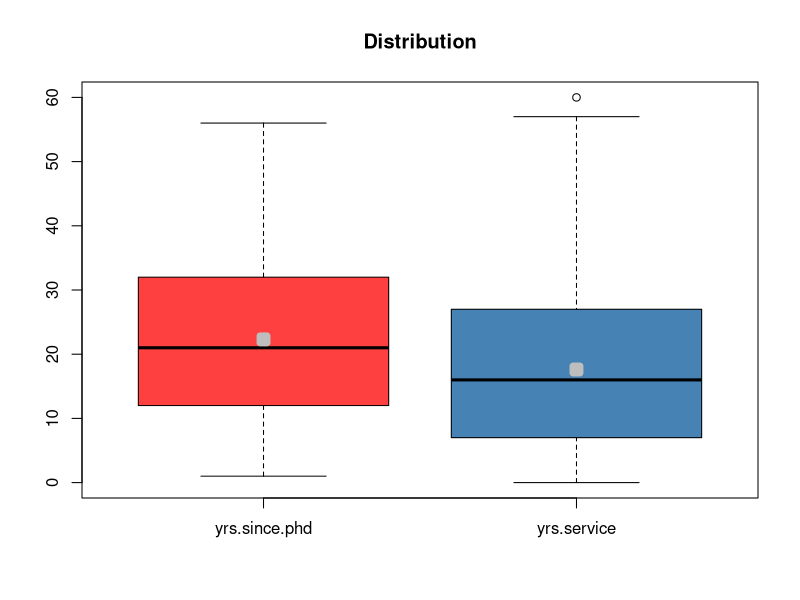
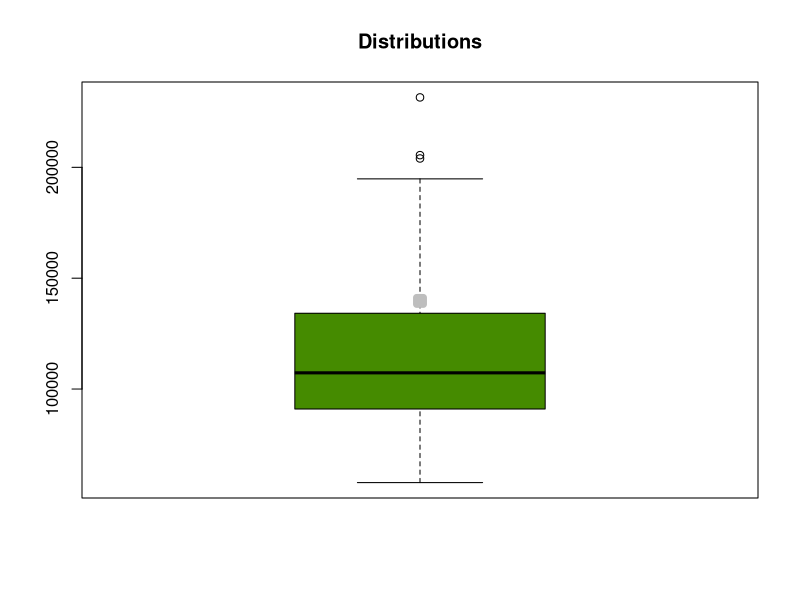
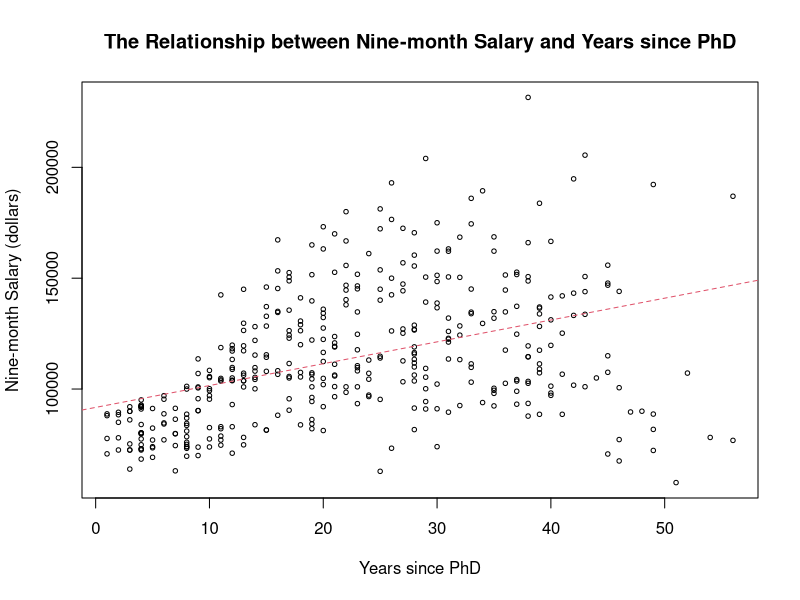
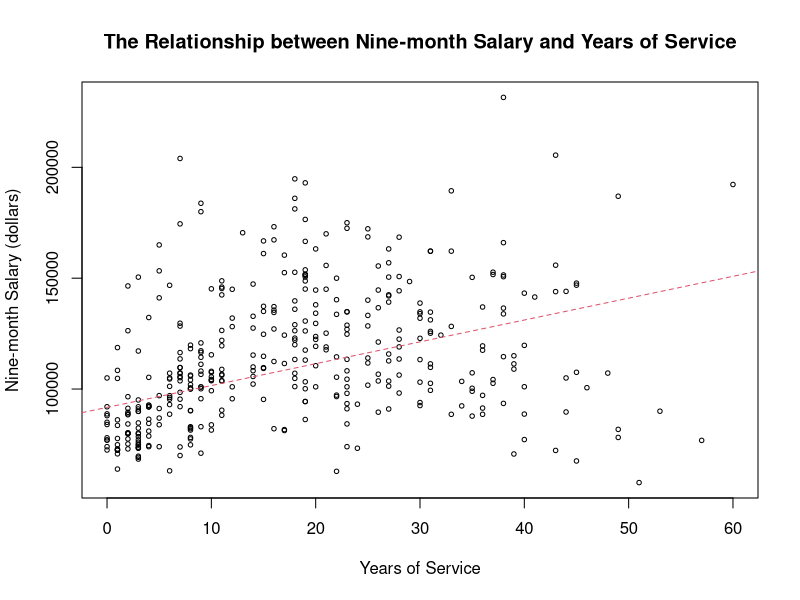

Here is the R script that generated these plots, in order:
## ---- chunk 1
library(carData)
library(tidyverse)
## ---- chunk 2
head(Salaries)
## ---- chunk 3
Salaries$salary
## ---- chunk 4
attach(Salaries)
## ---- chunk 5
salary
## ---- chunk 6
glimpse(Salaries)
## ---- chunk 7
summary(Salaries)
## ---- chunk 8
boxplot(Salaries[,3:4], col = c('brown1', 'steelblue'), main = "Distribution")
means <- sapply(Salaries[,3:4], mean)
points(means, col = "gray", pch = 22, lwd = 7)
## ---- chunk 9
boxplot(salary, col = c('chartreuse4'), main = "Distributions")
means <- sapply(salary, mean)
points(means, col = "gray", pch = 22, lwd = 7)
## ---- chunk 10
plot(salary ~ yrs.since.phd, cex =.6, main = "The Relationship between Nine-month Salary and Years since PhD", xlab = "Years since PhD", ylab = "Nine-month Salary (dollars)")

model1 <- lm(salary ~ yrs.since.phd)

abline(model1, lty = 2, col = 2)
## ---- chunk 11
summary(model1)
## ---- chunk 12
plot(salary ~ yrs.service, cex =.6, main = "The Relationship between Nine-month Salary and Years of Service", xlab = "Years of Service", ylab = "Nine-month Salary (dollars)")

model2 <- lm(salary ~ yrs.service)

abline(model1, lty = 2, col = 2)
## ---- chunk 13
summary(model2)
## ---- chunk 14
mr_model <- lm(salary ~ yrs.since.phd + yrs.service)
summary(mr_model)
## ---- chunk 15
qf(0.95, 2, 394)
## ---- chunk 16
qt(0.95, 394)
## ---- chunk 17
qt(0.95, 394)
